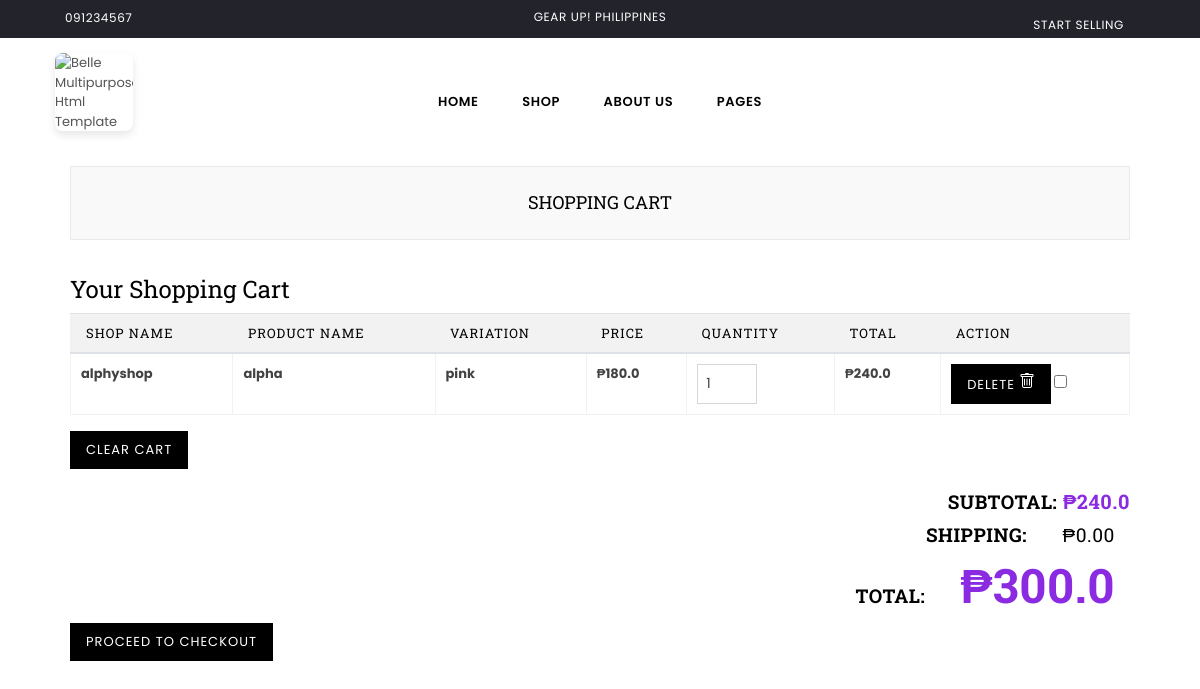
/cart (signed in), run on the app's committed database.
### tables this page shows
CREATE TABLE "cart" (
	"product_id"	INTEGER,
	"user_email"	TEXT,
	"name"	TEXT,
	"price"	REAL,
	"description"	TEXT,
	"quantity"	INTEGER,
	"total"	REAL,
	"variation"	TEXT,
	"discounted_price"	REAL,
	"shop_name"	TEXT,
	"shipping_fee"	REAL,
	PRIMARY KEY("product_id")
);

### app.py (the view, shortened to what this page needs)
@app.route('/cart', methods=['GET', 'POST'])
def cart():
    email = session.get('email')
    logged_in = True if email else False
    session_id = session.get('session_id')
    conn = sqlite3.connect('users.db')
    cursor = conn.cursor()
    cursor.execute('SELECT * FROM seller_account WHERE session_id =? ', (session_id,))
    user_exist = cursor.fetchone()
    selected_items = session.get('selected_items', [])
    conn = sqlite3.connect('users.db')
    cursor = conn.cursor()
    cursor.execute(
            'SELECT name, description, price, quantity, total, variation, shop_name, shipping_fee FROM cart WHERE user_email = ?',
            (email,)
        )
    cart = cursor.fetchall()
    conn.close()  # Close the connection
    subtotal = 0.0  # Initialize the subtotal as a float
    shipping_fees = set()  # Use a set to store unique shipping fees
    total = 0.0  # Initialize the total as a float
    for item in cart:
        try:
            subtotal += float(item[4])  # Attempt to convert the value to a float and add it to the subtotal
            shipping_fees.add(float(item[7]))  # Add the shipping fee to the set
        except (ValueError, TypeError):
            pass  # Ignore non-numeric values
    total_shipping_fee = sum(shipping_fees)
    total = subtotal + total_shipping_fee
    return render_template('cart.html', cart=cart, email=email, logged_in=logged_in, subtotal=subtotal, shipping=total_shipping_fee, total=total, selected_items=selected_items, user_exist=user_exist)

### app.py (called while the page is built)
@app.teardown_appcontext
def close_connection(exception):
    db = getattr(g, 'db', None)  # Use 'db' instead of '_database'
    if db is not None:
        db.close()

### templates/cart.html (shortened to what this page needs)
<!DOCTYPE html>
<html class="no-js" lang="en">
<head>
<link rel="stylesheet" href="/static/assets/css/plugins.css">
<link rel="stylesheet" href="/static/assets/css/bootstrap.min.css">
<link rel="stylesheet" href="/static/assets/css/style.css">
<link rel="stylesheet" href="/static/assets/css/responsive.css">
<link rel="stylesheet" href="https://cdn.jsdelivr.net/npm/sweetalert2@11.1.4/dist/sweetalert2.min.css">
</head>
<body class="page-template belle cart-variant1">
<div class="pageWrapper">
    <div class="top-header">
        <div class="container-fluid">
            <div class="row">
            	<div class="col-10 col-sm-8 col-md-5 col-lg-4">
                    <p class="phone-no"><i class="anm anm-phone-s"></i>091234567</p>
                </div>
                <div class="col-sm-4 col-md-4 col-lg-4 d-none d-lg-none d-md-block d-lg-block">
                	<div class="text-center"><p class="top-header_middle-text">GEAR UP! PHILIPPINES</p></div>
                </div>
<div class="col-2 col-sm-4 col-md-3 col-lg-4 text-right">
    <ul class="customer-links list-inline">
        {% if logged_in %}
            <li class="nav-item">
                {% if user_exist %}
                    <a class="nav-link" href="/sellerpage">View Shop</a>
                {% else %}
                    <a class="nav-link" href="{{ url_for('seller_registration') }}">Start Selling</a>
                {% endif %}
            </li>
            <li class="nav-item">
                <a class="nav-link bi bi-person-circle" href="#" onclick="showProfileMenu()">
                    <i class="bi bi-caret-down-square-fill">
                        <svg xmlns="http://www.w3.org/2000/svg" width="16" height="16" fill="currentColor" class="bi bi-caret-down-square-fill" viewBox="0 0 16 16">
                            <path d="M0 2a2 2 0 0 1 2-2h12a2 2 0 0 1 2 2v12a2 2 0 0 1-2 2H2a2 2 0 0 1-2-2zm4 4a.5.5 0 0 0-.374.832l4 4.5a.5.5 0 0 0 .748 0l4-4.5A.5.5 0 0 0 12 6z"/>
                        </svg>
                    </i>
                </a>
            </li>
        {% endif %}
    </ul>
</div>
            </div>
        </div>
    </div>
    <div class="header-wrap animated d-flex">
    	<div class="container-fluid">
            <div class="row align-items-center">
                <div class="logo col-md-2 col-lg-2 d-none d-lg-block">
                    <a href="{{ url_for('index') }}">
                    	<img src="/static/assets/images/sport/grearuplogo.png" alt="Belle Multipurpose Html Template" title="Belle Multipurpose Html Template" />
                    </a>
                </div>
                <div class="col-2 col-sm-3 col-md-3 col-lg-8">
                	<nav class="grid__item" id="AccessibleNav">
                        <ul id="siteNav" class="site-nav medium center hidearrow">
                            <li class="lvl1 parent megamenu"><a href="{{ url_for('index') }}">Home </a>
                            </li>
                            <li class="lvl1 parent megamenu"><a href="{{ url_for('shop') }}">Shop </a>
                            </li>
                            <li class="lvl1 parent megamenu"><a href="{{ url_for('aboutus') }}">About Us </a>
                        </li>
                        <li class="lvl1 parent dropdown"><a href="#">Pages </a>
                    </nav>
                </div>
    <div class="container">
          <div id="page-content">
            <div class="page section-header text-center">
                <div class="page-title">
                    <div class="wrapper"><h1 class="page-width">Shopping Cart</h1></div>
                  </div>
            </div>
        <h1>Your Shopping Cart</h1>
        <form action="/cart" method="post" class="cart" id="cartForm">
            <table class="table">
                <thead>
                    <tr>
                        <th>Shop Name</th>
                        <th>Product Name</th>
                        <th>Variation</th>
                        <th>Price</th>
                        <th>Quantity</th>
                        <th>Total</th>
                        <th>Action</th>
                    </tr>
                </thead>
                <tbody>
                    {% for item in cart %}
                    <tr>
                        <td>{{ item[6] }}</td>
                        <td>{{ item[0] }}</td>
                        <td>{{ item[5] }}</td>
                        <td>₱{{ item[2] }}</td>
                        <td>
                            <input type="number" name="quantity_{{ item[0] }}" value="{{ item[3]|int }}" min="1" class="quantity-input" onchange="updateCart('{{ item[0] }}', this.value)">
                        </td>
                        <td>
                            <span id="total_{{ item[0] }}">₱{{ item[4] }}</span>
                        </td>
                        <td>
                            <form action="{{ url_for('delete_item') }}" method="post" class="delete-form">
                                <button type="submit" class="btn btn-danger">Delete
                                </button>
                            </form>
                            <input type="checkbox" name="selected_items[]" value="{{ item[0] }}" class="item-checkbox" data-shipping-fee="{{ item[7] }}" {% if item[0] in selected_items %}checked{% endif %}>
                        </td>
                    </tr>
                    {% endfor %}
                </tbody>
            </table>
            <button type="submit" name="clear" class="btn btn-danger">Clear Cart</button>
            <div class="text-right">
                <div class="subtotal-form">
                    <h2><b>Subtotal:<span id="subtotal" class="subtotal-value">
                        ₱{{ subtotal|round(2) }}
                    </span></h2>
                    <h2><span class="col-12 col-sm-6 cart__subtotal-title"><b>Shipping:</b></span> <span id="shipping" class="col-12 col-sm-6 text-right">₱0.00</span></h2>
                    <h2><span class="col-12 col-sm-6 cart__subtotal-title"><b>Total:</b></span> <span id="total" class="col-12 col-sm-6 text-right total-value" style="font-size: 250%;">₱{{ total|round(2) }}</span></h2>
                </div>
            </div>
            <form action="/cart" method="post" class="cart" id="cartForm">
                    <a href="/checkout" class="btn btn-primary checkout-btn">Proceed to Checkout</a>
            </form>
            </div>
</body>
</html>

### templates/cart.html (style rules this page uses)
.logo { display: flex; align-items: center; }
.logo a { text-decoration: none; display: block; }
.logo img { max-width: 50%; height: auto; border-radius: 8px; box-shadow: 0 4px 8px rgba(0, 0, 0, 0.1); }
.logo { margin-bottom: 20px; }
th, td { padding: 12px; text-align: left; border-bottom: 1px solid #ddd; font-weight: bold; }
th { background-color: #8a2be2; color: black; }
.quantity-input { width: 60px; padding: 8px; box-sizing: border-box; }
.subtotal-form { margin-top: 20px; }
.subtotal-value, .total-value { font-size: 20px; font-weight: bold; color: #8a2be2; }

### data on the page
cart: shop_name "alphyshop", name "alpha", variation "pink", price "180.0", quantity "1", total "240.0"

### other printed values
{{ subtotal|round(2) }} "240.0"
{{ total|round(2) }} "300.0"
